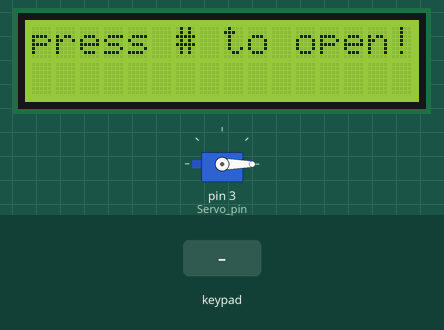
Recording of a sketch running on a simulated Arduino Uno, built with avr-gcc and run on an emulated ATmega328P. On the bench: 16×2 character LCD, servo. The test bench sets the inputs (shaded band). What the sketch prints to the serial monitor is not drawn.

Above: at 1.2 s.
1.3 s: keypad keys 1 2 3 4 # pressed 0.4 s apart
At 4.0 s:
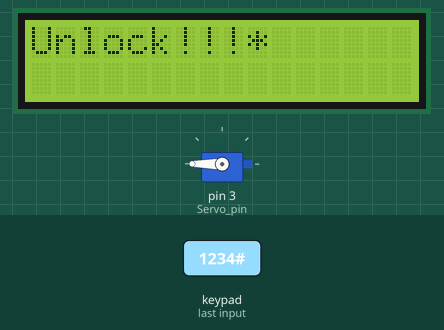
4.8 s: key '1' pressed
At 5.1 s:
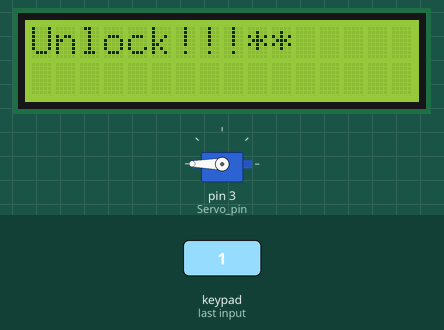
6.3 s: keypad keys 1 2 3 4 * pressed 0.4 s apart
At 8.9 s:
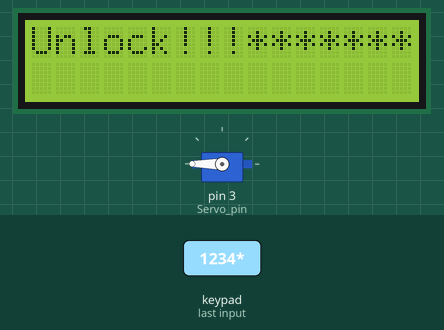
Timing chart, 0 to 10.4 s (numbered marks = the images above; inputs shaded):
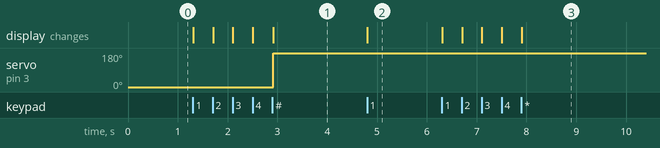

The sketch:

ras_workshop_4_servo_motor_with_keypad.ino
```cpp
#include <Keypad.h>
#include <Servo.h>
#include <LiquidCrystal.h>

int RS = 9, E = 8, D4 = 4, D5 = 5, D6 = 6, D7 = 7;
LiquidCrystal LCD(RS, E, D4, D5, D6, D7);
//----------------------------------------------
const byte Servo_pin = 3;
Servo servo;
//----------------------------------------------
const byte ROWS = 4;
const byte COLS = 4;
char keys[ROWS][COLS] = {
  { '1', '2', '3', 'A' },
  { '4', '5', '6', 'B' },
  { '7', '8', '9', 'C' },
  { '*', '0', '#', 'D' }
};
byte Row_pins[ROWS] = { 13, 12, 11, 10 };
byte cols_pins[COLS] = { A0, A1, A2, A3 };
Keypad keypad = Keypad(makeKeymap(keys), Row_pins, cols_pins, ROWS, COLS);
//------------------------------------------------------------------
String PassWord = "1234";
String Pass_in = "";
void setup() {
  LCD.begin(16, 2);
  servo.attach(Servo_pin);
  Serial.begin(9600);
  LCD.print("press # to open!");
  LCD.setCursor(0, 1);
  servo.write(0);
}
void loop() {
  char get_key = keypad.getKey();
  if (get_key) {
    if (get_key == '#') {
      if (PassWord == Pass_in) {
        servo.write(180);
        LCD.clear();
        LCD.print("Unlock!!!");
      }
    }
    Serial.println("*");
    LCD.print("*");
    Pass_in.concat(get_key);
  }
}
```

Measured:
- after the input at 1.3 s, servo on pin 3 (Servo_pin): 0° → 180° after 1.6 s; the display: first changes at once (image 1 shows a later state)
- after the input at 4.8 s, the display: changes at once (image 2)
- after the input at 6.3 s, the display: first changes at once (image 3 shows a later state)
